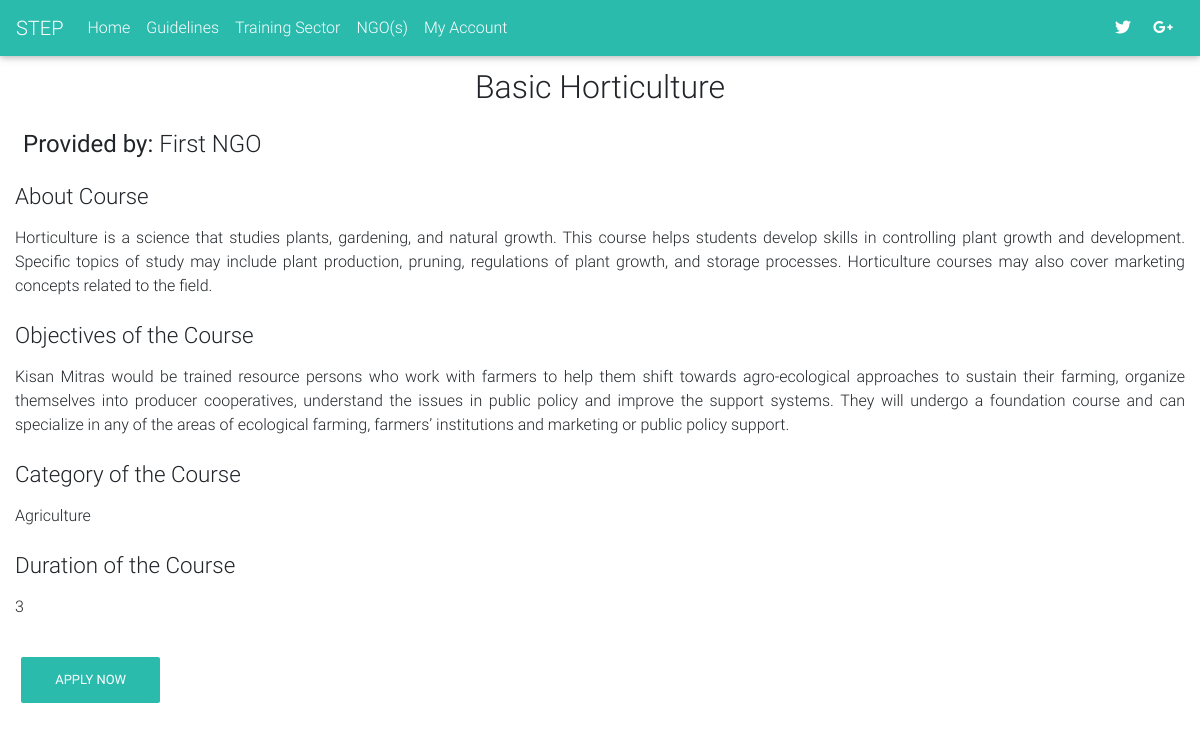
The page /user/courses.php?course=2 on the database as committed earlier.
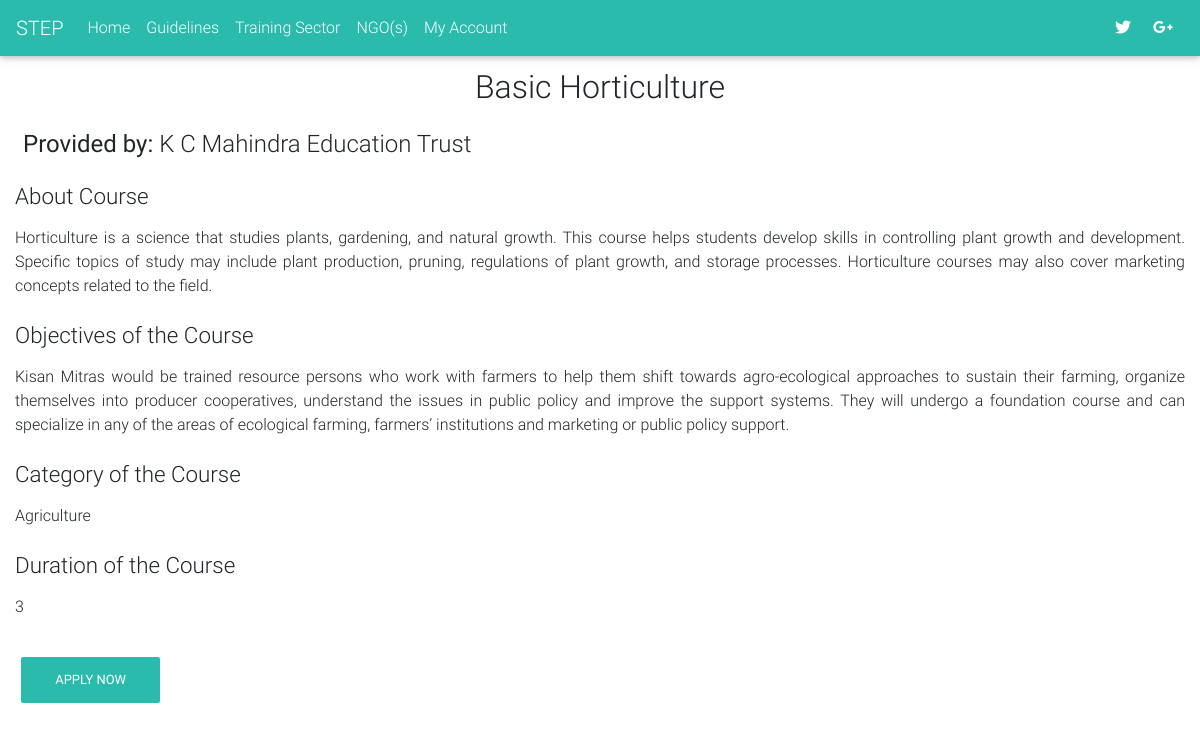
The same page on the database as committed later.
### tables this page shows
CREATE TABLE `courses` (
  `id` int(11) NOT NULL,
  `ngo_id` int(11) NOT NULL,
  `course_name` varchar(100) NOT NULL,
  `course_category` varchar(100) NOT NULL,
  `course_description` text NOT NULL,
  `course_duration` int(100) NOT NULL,
  `course_objective` text NOT NULL,
  `course_medium` text NOT NULL,
  `featured` tinyint(4) NOT NULL DEFAULT '0',
  `deleted` tinyint(4) NOT NULL DEFAULT '0',
  `date` datetime NOT NULL DEFAULT CURRENT_TIMESTAMP
);

CREATE TABLE `ngo` (
  `id` int(11) NOT NULL,
  `ngo_name` varchar(100) NOT NULL,
  `ngo_description` text NOT NULL,
  `ngo_address` text NOT NULL,
  `organization_type` varchar(100) NOT NULL,
  `email` varchar(255) NOT NULL,
  `password` varchar(255) NOT NULL,
  `phone` text NOT NULL,
  `city` varchar(100) NOT NULL,
  `state` varchar(100) NOT NULL,
  `zipcode` int(100) NOT NULL,
  `ngo_head` varchar(100) NOT NULL,
  `date` datetime NOT NULL DEFAULT CURRENT_TIMESTAMP,
  `ip` varchar(255) NOT NULL
);

### helpers/helpers.php (called while the page is built, shortened)
<?php
	function sanitize($dirty){
		return htmlentities($dirty,ENT_QUOTES,"UTF-8");
	}
?>

### user/courses.php (the view, shortened to what this page needs)
<?php
    include 'includes/header.php';
    include '../core/init.php';
?>
<?php
    if(isset($_GET['course'])){
        $id = sanitize((int)$_GET['course']);
        $sql = "SELECT c.course_name, c.course_description, c.course_duration, c.course_objective, c.course_category, n.ngo_name FROM courses c INNER JOIN ngo n ON c.ngo_id = n.id WHERE c.id = '$id'";
        $sqlResult = $db->query($sql);
        $courseCount = mysqli_num_rows($sqlResult);
        if($courseCount > 0){
            while ($row = mysqli_fetch_array($sqlResult)) {
                $course_name = $row['course_name'];
                $course_duration = $row['course_duration'];
                $course_description = $row['course_description'];
                $course_objective = $row['course_objective'];
                $course_category = $row['course_category'];
                $ngo_name = $row['ngo_name'];
            }
        }else{
          echo "<script>alert('Course does not exist')</script>";
          exit();
        }
    }else{
        echo "<script>alert('Data is missing, please select the course for details')</script>";
        exit();
    }
?>
<div class="container-fluid" id="background">
    <h2 class="text-center p-2"><?=$course_name;?></h2>
    <h4 class="p-2"><b>Provided by: </b><?=$ngo_name?></h4>
    <div class="text-justify py-2">
        <div class="aboutCourse">
            <h4 class="h4-responsive">About Course</h4>
            <p class="py-2"><?=nl2br($course_description);?></p>
        </div>
        <div class="courseObjective">
            <h4 class="h4-responsive">Objectives of the Course</h4>
            <p class="py-2"><?=nl2br($course_objective);?></p>
        </div>
        <div class="courseCategory">
            <h4 class="h4-responsive">Category of the Course</h4>
            <p class="py-2"><?=$course_category;?></p>
        </div>
        <div class="courseDuration">
            <h4 class="h4-responsive">Duration of the Course</h4>
            <p class="py-2"><?=$course_duration;?></p>
        </div>
    </div>
    <?php
        if(!isset($_SESSION['email'])){
            echo "<a href='login.php' class='btn btn-default waves-effect z-depth-0' name='apply'>Apply Now</a>";
        }else{
            if($step_app_id == $step_id){
              echo "<a href='#' class='btn btn-success waves-effect z-depth-0' name='applied'>Applied</a>";
            }else{
    ?>
    <a href="application.php?apply=<?=$id;?>" class="btn btn-default waves-effect z-depth-0" name="apply">Apply Now</a>
    <?php } } ?>
</div>
<?php include 'includes/footer.php';?>

Rows that differ between the two databases and show on the page:
changed courses "Basic Horticulture": ngo.ngo_name "First NGO" → "K C Mahindra Education Trust"
